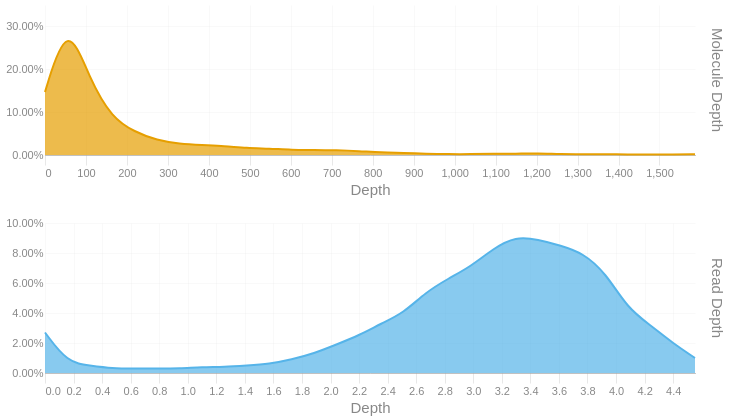

Source (notebook cell):
### Code cell
readdep = depth_hist(tb['Read Depth'], q99, 3)
readdep = readdep.with_columns(pl.lit('Read Depth').alias('Metric'))
if not SKIPLR:
    moldep = depth_hist(tb['Molecule Depth'], mol_q99, 1)
    moldep = moldep.with_columns(pl.lit('Molecule Depth').alias('Metric'))
    _hist = pl.concat([readdep, moldep])
    _hist = _hist.filter(pl.col('Proportion') != 0)
    with SafeRender(_hist):
        (
            alt.Chart(_hist)        
            .mark_area(interpolate = "basis")
            .encode(
                x=alt.X('Bin:Q').scale(domainMin=0).axis(alt.Axis(title='Depth')),
                y = alt.Y('Proportion:Q', title = None).axis(format = '.2%'),
                color = alt.Color('Metric:N').legend(None),
                row = alt.Row("Metric:N").header(title = None, labelOrient = 'right'),
                tooltip = [
                    alt.Tooltip("Metric:N", title = "Metric"),
                    alt.Tooltip('Interval:N', title = "Depth Interval"),
                    alt.Tooltip('Proportion:Q', title = "% Alignments").format('.2%')
                ]
            )
            .resolve_scale(x='independent', y='independent')
            .properties(
                height = 150, width = 650,
                usermeta={'embedOptions': {'downloadFileName': f'{samplename}.depth.hist'}}
            )
        ).display()
else:
    readdep = readdep.filter(pl.col('Proportion') != 0)
    with SafeRender(readdep):
        (
            alt.Chart(readdep)        
            .mark_area(interpolate = "basis")
            .encode(
                x=alt.X('Bin:Q').scale(domainMin=0).axis(alt.Axis(title='Depth')),
                y = alt.Y('Proportion:Q', title = None).axis(format = '.2%'),
                tooltip = [
                    alt.Tooltip('Interval:N', title = "Depth Interval"),
                    alt.Tooltip('Proportion:Q', title = "% Alignments").format('.2%')
                ]
            )
            .properties(
                usermeta={'embedOptions': {'downloadFileName': f'{samplename}.depth.hist'}}
            )
        ).display()

### Figure 1 — Vega-Lite specification as saved in the notebook (floating-point values rounded to 4 significant figures)
{"width": 650, "height": 150, "config": {"title": {"anchor": "start", "dy": -15, "fontSize": 18, "color": "#888888", "subtitleColor": "#888888", "subtitleFontSize": 14}, "arc": {"fill": "#0072B2"}, "axis": {"domainColor": "#888888", "domainWidth": 0.5, "gridWidth": 0.2, "grid": false, "titleFontWeight": 400, "titleFontSize": 15, "labelFontSize": 11, "labelColor": "#888888", "tickColor": "#888888", "tickWidth": 0.2, "titleColor": "#888888"}, "axisBand": {"grid": false}, "axisX": {"grid": true, "tickSize": 10, "domainCap": "round"}, "axisY": {"domain": false, "grid": true, "tickSize": 0, "domainCap": "round"}, "background": "transparent", "header": {"labelFontSize": 15, "labelColor": "#888888", "titleFontSize": 15, "titleFontWeight": 600, "titleColor": "#888888"}, "legend": {"labelFont": "sans-serif", "labelFontSize": 12, "labelColor": "#888888", "symbolSize": 100, "symbolType": "circle", "titleFontSize": 12, "titlePadding": 10, "titleColor": "#888888", "title": null}, "range": {"category": ["#E69F00", "#56B4E9", "#009E73", "#F0E442", "#0072B2", "#D55E00", "#CC79A7", "#000000"], "diverging": ["#cfe8f3", "#a2d4ec", "#73bfe2", "#46abdb", "#1696d2", "#12719e"]}, "area": {"fill": "#0072B2", "fillOpacity": 0.7, "line": true, "strokeOpacity": 0.7}, "line": {"color": "#0072B2", "stroke": "#0072B2", "strokeWidth": 2}, "trail": {"color": "#0072B2", "stroke": "#0072B2", "strokeWidth": 0, "size": 1}, "point": {"filled": true, "fillOpacity": 1.0, "size": 95}, "text": {"color": "#888888", "fontSize": 11, "align": "right", "fontWeight": 400, "size": 11}, "bar": {"fill": "#0072B2", "stroke": null}, "view": {"stroke": null, "continuousWidth": 660, "continuousHeight": 400}}, "data": {"name": "data-3f0efa5cb1f7650f6edb5fb464040b42"}, "mark": {"type": "area", "interpolate": "basis"}, "encoding": {"color": {"field": "Metric", "legend": null, "type": "nominal"}, "row": {"field": "Metric", "header": {"title": null, "labelOrient": "right"}, "type": "nominal"}, "tooltip": [{"field": "Metric", "title": "Metric", "type": "nominal"}, {"field": "Interval", "title": "Depth Interval", "type": "nominal"}, {"field": "Proportion", "format": ".2%", "title": "% Alignments", "type": "quantitative"}], "x": {"axis": {"title": "Depth"}, "field": "Bin", "scale": {"domainMin": 0}, "type": "quantitative"}, "y": {"axis": {"format": ".2%"}, "field": "Proportion", "title": null, "type": "quantitative"}}, "resolve": {"scale": {"x": "independent", "y": "independent"}}, "usermeta": {"embedOptions": {"downloadFileName": "S3_Annis_513.depth.hist"}}, "$schema": "https://vega.github.io/schema/vega-lite/v6.1.0.json", "datasets": {"data-3f0efa5cb1f7650f6edb5fb464040b42": [{"Bin": 0.0, "Interval": "0.0-0.157", "Proportion": 0.027, "Metric": "Read Depth"}, {"Bin": 0.157, "Interval": "0.157-0.314", "Proportion": 0.007, "Metric": "Read Depth"}, {"Bin": 0.314, "Interval": "0.314-0.471", "Proportion": 0.005, "Metric": "Read Depth"}, {"Bin": 0.471, "Interval": "0.471-0.628", "Proportion": 0.003, "Metric": "Read Depth"}, {"Bin": 0.628, "Interval": "0.628-0.785", "Proportion": 0.003, "Metric": "Read Depth"}, {"Bin": 0.785, "Interval": "0.785-0.942", "Proportion": 0.003, "Metric": "Read Depth"}, {"Bin": 0.942, "Interval": "0.942-1.099", "Proportion": 0.003, "Metric": "Read Depth"}, {"Bin": 1.099, "Interval": "1.099-1.256", "Proportion": 0.004, "Metric": "Read Depth"}, {"Bin": 1.256, "Interval": "1.256-1.413", "Proportion": 0.004, "Metric": "Read Depth"}, {"Bin": 1.413, "Interval": "1.413-1.57", "Proportion": 0.005, "Metric": "Read Depth"}, {"Bin": 1.57, "Interval": "1.57-1.727", "Proportion": 0.006, "Metric": "Read Depth"}, {"Bin": 1.727, "Interval": "1.727-1.884", "Proportion": 0.009, "Metric": "Read Depth"}, {"Bin": 1.884, "Interval": "1.884-2.041", "Proportion": 0.013, "Metric": "Read Depth"}, {"Bin": 2.041, "Interval": "2.041-2.198", "Proportion": 0.019, "Metric": "Read Depth"}, {"Bin": 2.198, "Interval": "2.198-2.355", "Proportion": 0.025, "Metric": "Read Depth"}, {"Bin": 2.355, "Interval": "2.355-2.512", "Proportion": 0.033, "Metric": "Read Depth"}, {"Bin": 2.512, "Interval": "2.512-2.669", "Proportion": 0.04, "Metric": "Read Depth"}, {"Bin": 2.669, "Interval": "2.669-2.826", "Proportion": 0.054, "Metric": "Read Depth"}, {"Bin": 2.826, "Interval": "2.826-2.983", "Proportion": 0.063, "Metric": "Read Depth"}, {"Bin": 2.983, "Interval": "2.983-3.14", "Proportion": 0.071, "Metric": "Read Depth"}, {"Bin": 3.14, "Interval": "3.14-3.297", "Proportion": 0.083, "Metric": "Read Depth"}, {"Bin": 3.297, "Interval": "3.297-3.454", "Proportion": 0.091, "Metric": "Read Depth"}, {"Bin": 3.454, "Interval": "3.454-3.611", "Proportion": 0.089, "Metric": "Read Depth"}, {"Bin": 3.611, "Interval": "3.611-3.768", "Proportion": 0.085, "Metric": "Read Depth"}, {"Bin": 3.768, "Interval": "3.768-3.925", "Proportion": 0.08, "Metric": "Read Depth"}, {"Bin": 3.925, "Interval": "3.925-4.082", "Proportion": 0.067, "Metric": "Read Depth"}, {"Bin": 4.082, "Interval": "4.082-4.239", "Proportion": 0.043, "Metric": "Read Depth"}, {"Bin": 4.239, "Interval": "4.239-4.396", "Proportion": 0.032, "Metric": "Read Depth"}, {"Bin": 4.396, "Interval": "4.396-4.553", "Proportion": 0.02, "Metric": "Read Depth"}, {"Bin": 4.553, "Interval": "4.553-4.71", "Proportion": 0.01, "Metric": "Read Depth"}, {"Bin": 0.0, "Interval": "0.0-54.7", "Proportion": 0.147, "Metric": "Molecule Depth"}, {"Bin": 54.7, "Interval": "54.7-109.4", "Proportion": 0.318, "Metric": "Molecule Depth"}, {"Bin": 109.4, "Interval": "109.4-164.1", "Proportion": 0.175, "Metric": "Molecule Depth"}, {"Bin": 164.1, "Interval": "164.1-218.9", "Proportion": 0.086, "Metric": "Molecule Depth"}, {"Bin": 218.9, "Interval": "218.9-273.6", "Proportion": 0.054, "Metric": "Molecule Depth"}, {"Bin": 273.6, "Interval": "273.6-328.3", "Proportion": 0.034, "Metric": "Molecule Depth"}, {"Bin": 328.3, "Interval": "328.3-383.0", "Proportion": 0.026, "Metric": "Molecule Depth"}, {"Bin": 383.0, "Interval": "383.0-437.7", "Proportion": 0.023, "Metric": "Molecule Depth"}, {"Bin": 437.7, "Interval": "437.7-492.4", "Proportion": 0.021, "Metric": "Molecule Depth"}, {"Bin": 492.4, "Interval": "492.4-547.1", "Proportion": 0.016, "Metric": "Molecule Depth"}, {"Bin": 547.1, "Interval": "547.1-601.9", "Proportion": 0.015, "Metric": "Molecule Depth"}, {"Bin": 601.9, "Interval": "601.9-656.6", "Proportion": 0.012, "Metric": "Molecule Depth"}, {"Bin": 656.6, "Interval": "656.6-711.3", "Proportion": 0.012, "Metric": "Molecule Depth"}, {"Bin": 711.3, "Interval": "711.3-766.0", "Proportion": 0.011, "Metric": "Molecule Depth"}, {"Bin": 766.0, "Interval": "766.0-820.7", "Proportion": 0.009, "Metric": "Molecule Depth"}, {"Bin": 820.7, "Interval": "820.7-875.4", "Proportion": 0.006, "Metric": "Molecule Depth"}, {"Bin": 875.4, "Interval": "875.4-930.1", "Proportion": 0.005, "Metric": "Molecule Depth"}, {"Bin": 930.1, "Interval": "930.1-984.8", "Proportion": 0.003, "Metric": "Molecule Depth"}, {"Bin": 984.8, "Interval": "984.8-1039.6", "Proportion": 0.002, "Metric": "Molecule Depth"}, {"Bin": 1040.0, "Interval": "1039.6-1094.3", "Proportion": 0.002, "Metric": "Molecule Depth"}, {"Bin": 1094.0, "Interval": "1094.3-1149.0", "Proportion": 0.003, "Metric": "Molecule Depth"}, {"Bin": 1149.0, "Interval": "1149.0-1203.7", "Proportion": 0.003, "Metric": "Molecule Depth"}, {"Bin": 1204.0, "Interval": "1203.7-1258.4", "Proportion": 0.004, "Metric": "Molecule Depth"}, {"Bin": 1258.0, "Interval": "1258.4-1313.1", "Proportion": 0.002, "Metric": "Molecule Depth"}, {"Bin": 1313.0, "Interval": "1313.1-1367.8", "Proportion": 0.002, "Metric": "Molecule Depth"}, {"Bin": 1368.0, "Interval": "1367.8-1422.6", "Proportion": 0.002, "Metric": "Molecule Depth"}, {"Bin": 1423.0, "Interval": "1422.6-1477.3", "Proportion": 0.001, "Metric": "Molecule Depth"}, {"Bin": 1477.0, "Interval": "1477.3-1532.0", "Proportion": 0.001, "Metric": "Molecule Depth"}, {"Bin": 1532.0, "Interval": "1532.0-1586.7", "Proportion": 0.001, "Metric": "Molecule Depth"}, {"Bin": 1587.0, "Interval": "1586.7-1641.41", "Proportion": 0.002, "Metric": "Molecule Depth"}]}}
